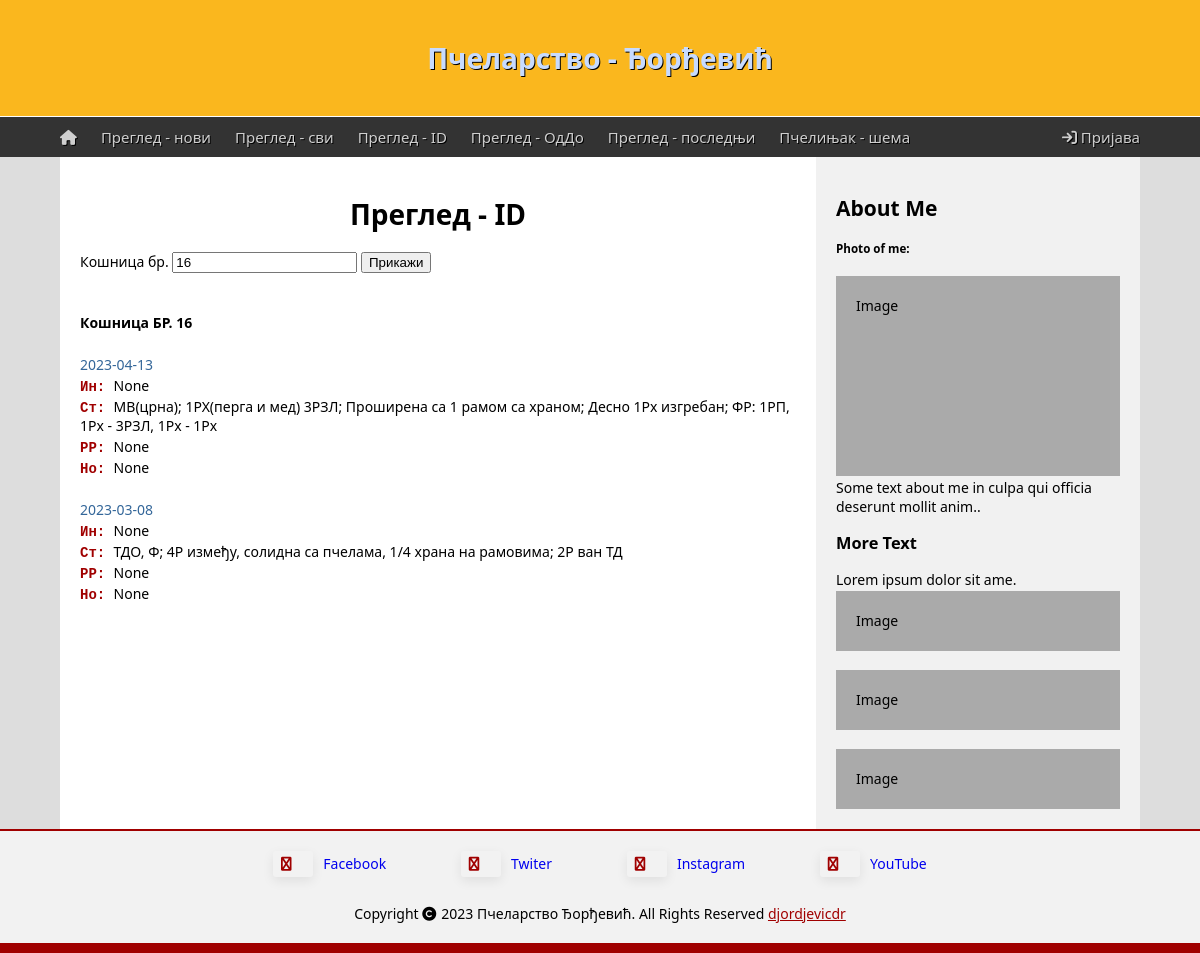
Page /inspect_by_id?hive_id=16 on the earlier database version.
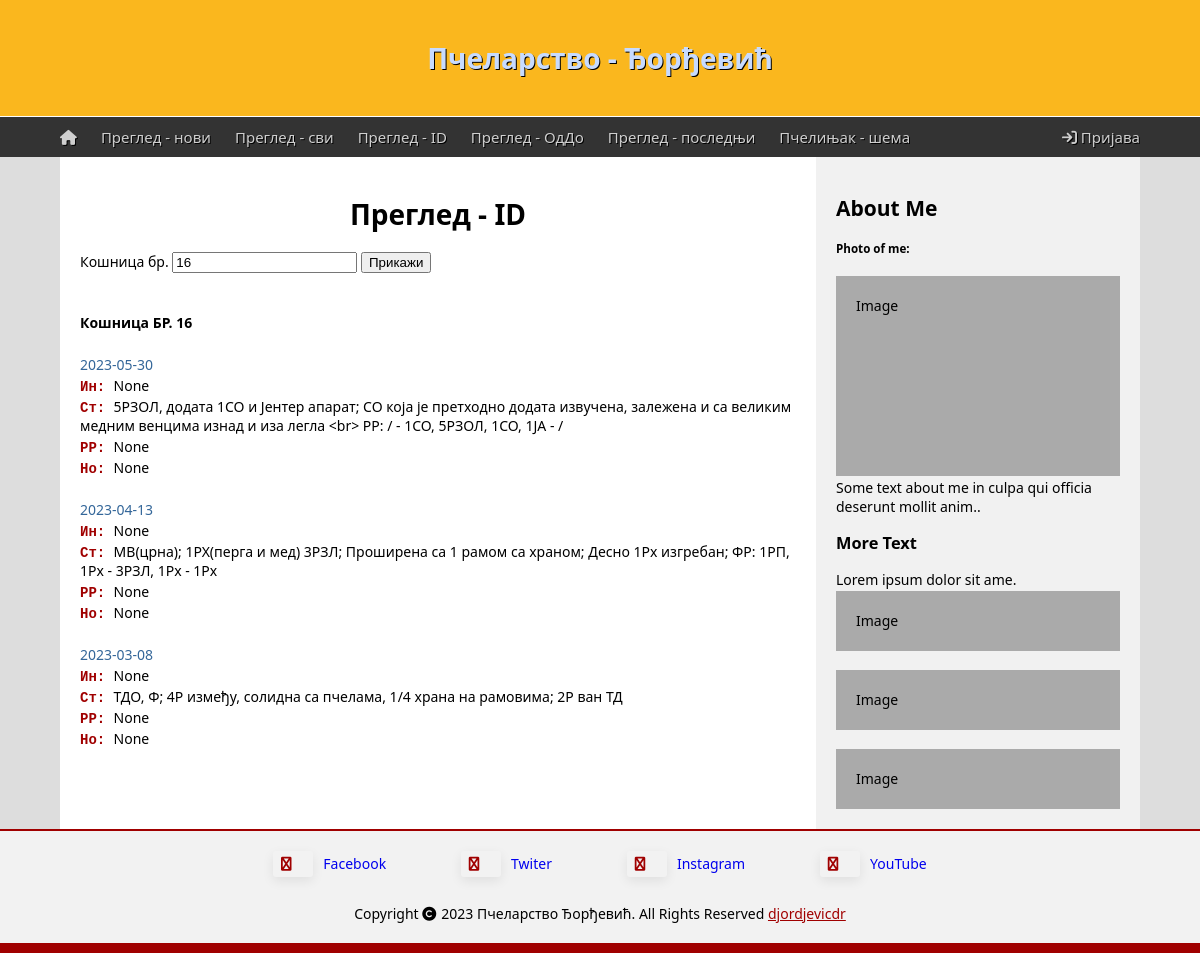
Same page on the later database version.
### tables this page shows
CREATE TABLE inspect (id INTEGER PRIMARY KEY ASC AUTOINCREMENT NOT NULL, hive_id TEXT (2) NOT NULL, date DATE NOT NULL, state VARCHAR (255), interv VARCHAR (255), frames VARCHAR (127), note VARCHAR (255));

### app.py (the view)
@app.route("/inspect_by_id")
def inspect_by_id():
    db = os.path.join(app.root_path, 'pcelinjak.db')
    con = sqlite3.connect(db)
    cur = con.cursor()
    hive_id = request.args.get("hive_id")
    if hive_id == None:
        return render_template("inspect_by_id.html", hive_id=None, review=None)
    else:
        sql="""
        SELECT date, hive_id, interv, state, frames, note
        FROM inspect
        WHERE hive_id=?
        ORDER BY date DESC
        """
        cur.execute(sql, (hive_id,))
        rew=cur.fetchall()
        con.close()
        return render_template("inspect_by_id.html", hive_id=hive_id, review=rew)

### templates/inspect_by_id.html
{% extends 'template.html' %}
{% block content %}
<h1>Преглед - ID</h1>
<form>
  <label for="hive_id">Кошница бр.</label>
  <input type="text" name="hive_id" id="hive_id" {% if hive_id != None %} value="{{ hive_id }}" {% endif %} />
  <input type="submit" value="Прикажи" />
</form>
{% if review != None %}
  <br>
  <br>
  <p><b>Кошница БР. {{ hive_id }}</b></p>
  <br>
  {% for (date, hive_id, interv, state, frames, note) in review %}
    <p style="color: #336699">{{ date }}</p>
	  <p><span class="vst">Ин: </span>{{ interv }}</p>
    <p><span class="vst">Ст: </span>{{ state }}</p>
	  <p><span class="vst">РР: </span>{{ frames }}</p>
	  <p><span class="vst">Но: </span>{{ note }}</p>
    <br>
  {% endfor %}
{% endif %}
{% endblock content %}

Differences in the rows shown:
now on this page (row edited): inspect: date "2023-05-30", interv "None", state "5РЗОЛ, додата 1СО и Јентер апарат; СО која је претходно додата извучена, залежена и са великим медним венцима изнад и иза легла <br> РР: / - 1СО, 5РЗОЛ, 1СО, 1ЈА - /", frames "None", note "None"
